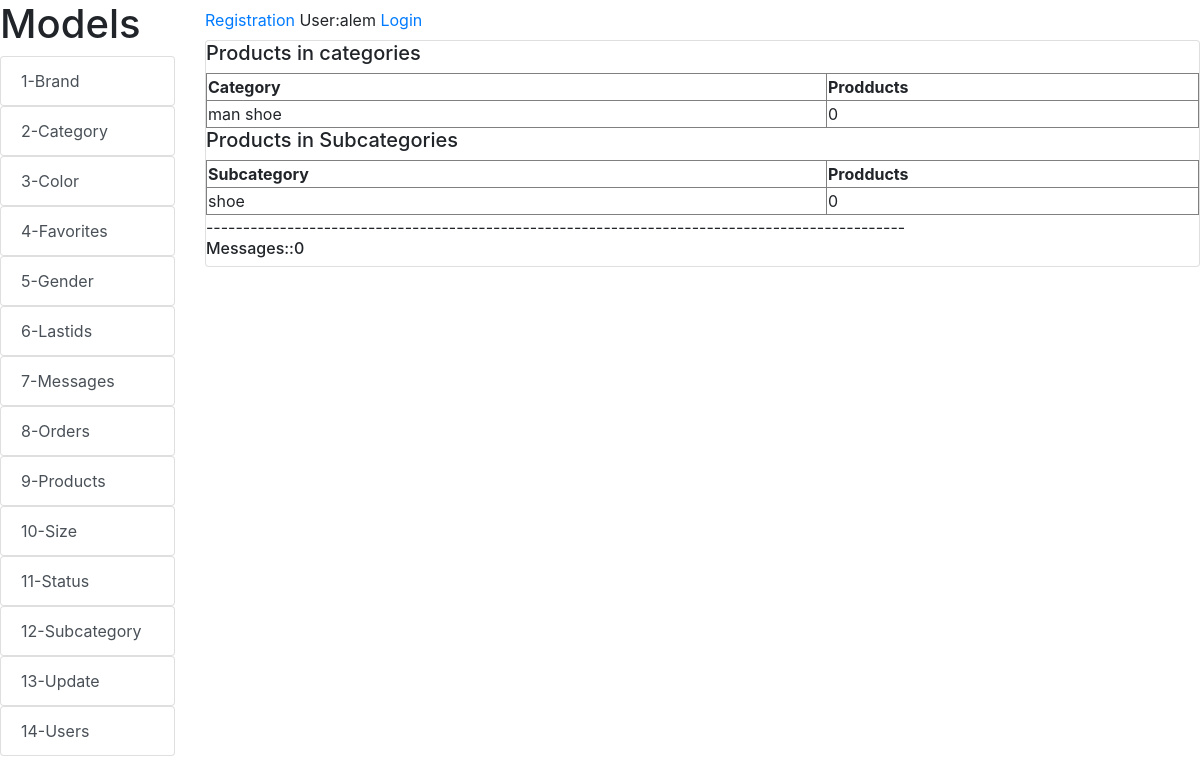
The app's page /lastids/ (signed in) with its own data.
### alemsite/models.py (models this page shows, shortened)
class UserAlem(AbstractUser):
   phone = models.IntegerField(null=True)
   surname = models.TextField(max_length=100, default='')

class Category(models.Model):
    ai = models.CharField(max_length=100)
    name = models.CharField(max_length=100)
    photo = models.ImageField(upload_to='Category/%Y/%m/%d')

class Subcategory(models.Model):
    category = models.ForeignKey('Category', on_delete=models.CASCADE, related_name='subcategory', default='')
    name = models.CharField(max_length=150,)

### alemsite/views.py (the view)
# urls.py: path('lastids/', lastids, name='lastids'),
def lastids(request):
    products = Products.objects.all()
    cats = Category.objects.annotate(Count('products'))
    subs = Subcategory.objects.annotate(Count('products'))
    messages = Messages.objects.count();
    return render(request, 'lastids/lastids.html', {'products':products, 'cats':cats, 'subs':subs, 'messages':messages})

### alemsite/templates/lastids/lastids.html
{% extends 'index.html'%}
{% block content %}
    <h5>Products in categories</h5>
    <table border="1">
    <tr>
        <th width="250">Category</th>
        <th width="150">Prodducts</th>
    </tr>
    {% for item in cats %}
          <tr>
        <td>{{ item.name }}</td>
           <td> {{ item.products__count }}</td>
          </tr>
    {% endfor %}
    </table>
        <h5>Products in Subcategories</h5>
    <table border="1">
    <tr>
        <th width="250">Subcategory</th>
        <th width="150">Prodducts</th>
    </tr>
    {% for item in subs %}
          <tr>
        <td>{{ item.name }}</td>
           <td> {{ item.products__count }}</td>
          </tr>
    {% endfor %}
    </table>
-----------------------------------------------------------------------------------------------
<h6>Messages::{{ messages }}</h6>
{% endblock %}

### alemsite/templates/index.html (shortened to what this page needs)
<!DOCTYPE html>
{% load static %}
<html lang="en">
<head>
    <link rel="stylesheet" href="{% static 'css/bootstrap.css' %}">
    <link rel="stylesheet" href="{% static 'css/bootstrap.min.css' %}">
    <link rel="stylesheet" href="{% static 'css/bootstrap-grid.css' %}">
    <link rel="stylesheet" href="{% static 'css/bootstrap-grid.min.css' %}">
    <link rel="stylesheet" href="{% static 'css/bootstrap-reboot.css' %}">
    <link rel="stylesheet" href="{% static 'css/bootstrap-reboot.min.css' %}">
    <link rel="stylesheet" href="{% static 'css/main-stylesheet' %}">
</head>
<body>
<div class="row">
<div class="col-md-2">
<h1>Models</h1>
<div class="list-group"><a href="{% url 'brand' %}" class="list-group-item list-group-item-action">1-Brand</a></div>
<div class="list-group"><a href="{% url 'category' %}" class="list-group-item list-group-item-action">2-Category</a></div>
<div class="list-group"><a href="{% url 'color' %}" class="list-group-item list-group-item-action">3-Color</a></div>
<div class="list-group"><a href="{% url 'favlist' %}" class="list-group-item list-group-item-action">4-Favorites</a></div>
<div class="list-group"><a href="{% url 'gender' %}" class="list-group-item list-group-item-action">5-Gender</a></div>
<div class="list-group"><a href="{% url 'lastids' %}" class="list-group-item list-group-item-action">6-Lastids</a></div>
<div class="list-group"><a href="{% url 'messages' %}" class="list-group-item list-group-item-action">7-Messages</a></div>
<div class="list-group"><a href="{% url 'orderlist' %}" class="list-group-item list-group-item-action">8-Orders</a></div>
<div class="list-group"><a href="{% url 'cat' %}" class="list-group-item list-group-item-action">9-Products</a></div>
<div class="list-group"><a href="{% url 'size' %}" class="list-group-item list-group-item-action">10-Size</a></div>
<div class="list-group"><a href="{% url 'status' %}" class="list-group-item list-group-item-action">11-Status</a></div>
<div class="list-group"><a href="{% url 'subcategory' %}" class="list-group-item list-group-item-action">12-Subcategory</a></div>
<div class="list-group"><a href="#" class="list-group-item list-group-item-action">13-Update</a></div>
<div class="list-group"><a href="{% url 'user' %}" class="list-group-item list-group-item-action">14-Users</a></div>
</div>
<div class="col-md-10">
<span class="navbar-text">
    <a href="{% url 'userRegister' %}">Registration     </a>
    {% if request.user.is_authenticated %}
        User:{{ user.username }}
    {% endif %}
</span>
<span class="navbar-text">
    <a href="{% url 'userLogin' %}">Login     </a>
</span>
<div class="card mb-3">
    {% block content %}Content{% endblock %}
</div>
</div>
</div>
</body>
</html>

### records on screen
UserAlem: username "alem"
Category: name "man shoe", products__count "0"
Subcategory: name "shoe", products__count "0"

### other values on screen
{{ messages }} "0"
